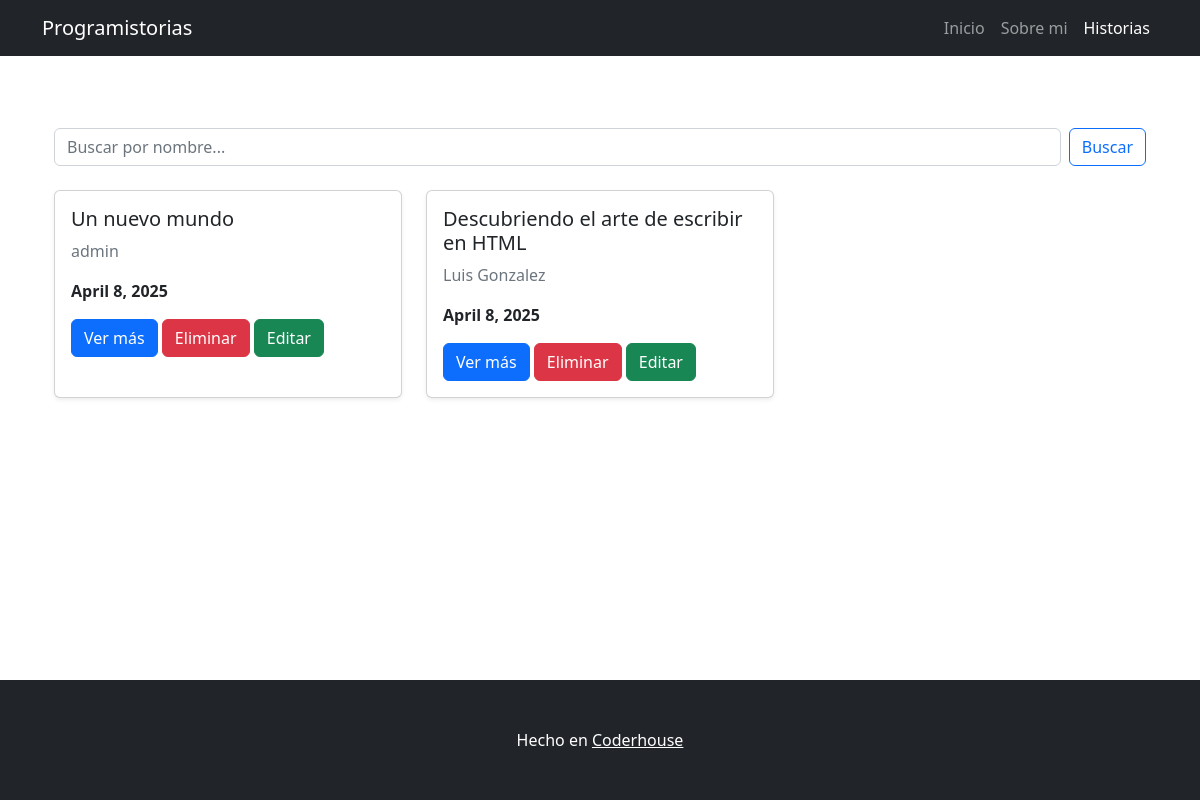
The app's page /historia/list/, older data.
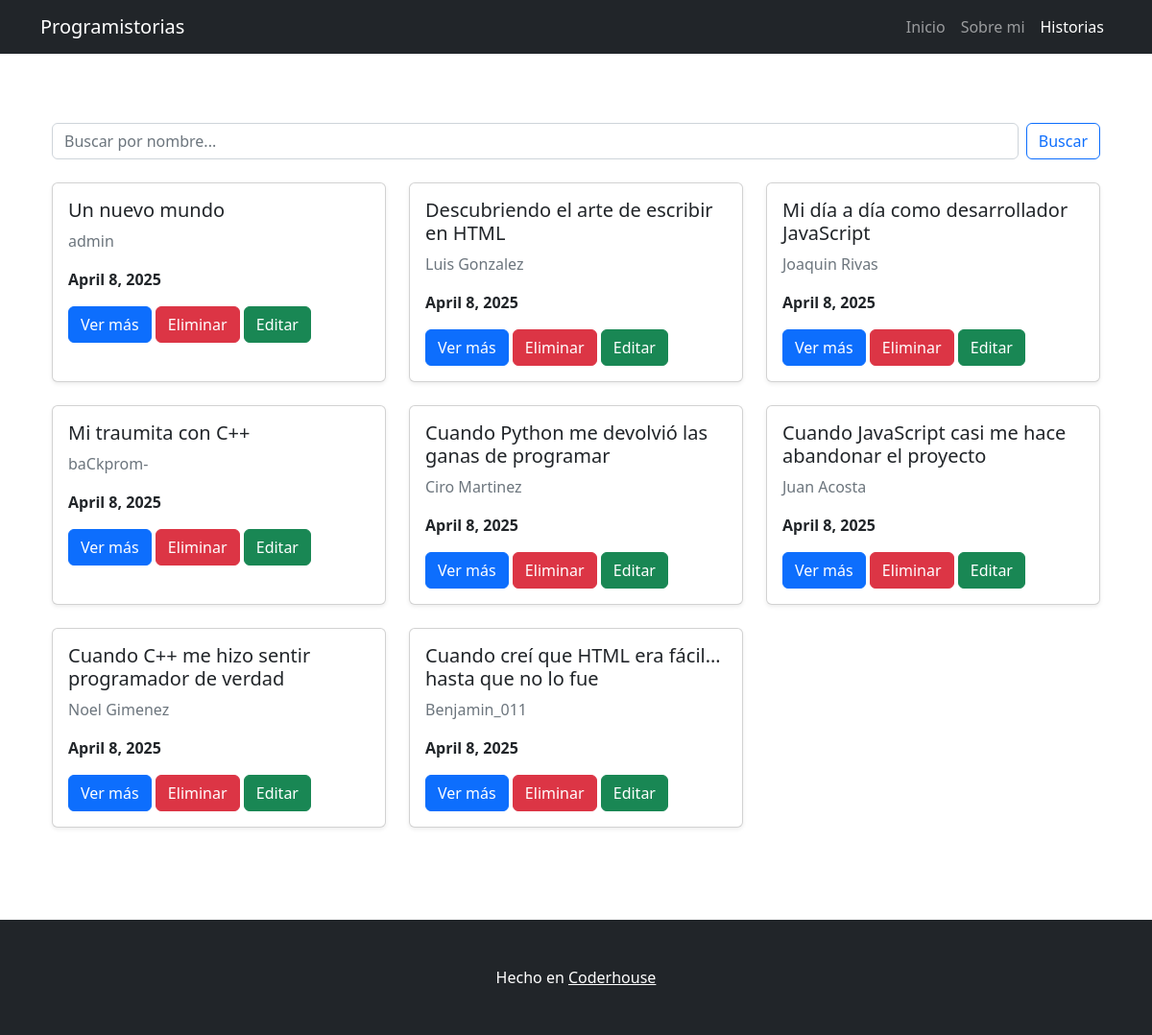
The same page, newer data.
### historia/models.py (models this page shows, shortened)
class historia(models.Model):
    categoria = models.ForeignKey(Categoria, on_delete=models.PROTECT, null=True, blank=True)
    nombre = models.CharField(max_length=100, unique=True)
    contenido = models.TextField(null=True, blank=True)
    fecha =  fecha = models.DateField(default=datetime.date.today)
    autor=models.CharField(max_length=100, null=True, blank=True)
    class Meta:
        unique_together = ("categoria", "nombre")

### historia/views.py (the view)
# urls.py: path("historia/list/", views.HistoriaListView.as_view(), name="historia_list"),
class HistoriaListView(ListView):
    model = models.historia
    template_name = "historia/historia_list.html"
    context_object_name = "object_list"
    def get_queryset(self):
        busqueda = self.request.GET.get("busqueda")
        if busqueda:
            return models.historia.objects.filter(nombre__icontains=busqueda)
        return models.historia.objects.all()

### historia/templates/historia/historia_list.html (shortened to what this page needs)
{% extends 'core/base.html' %}
{% block content %}
<div class="container my-4">
    <form method="get" class="d-flex mb-4">
        <input
            type="text"
            name="busqueda"
            class="form-control me-2"
            placeholder="Buscar por nombre..."
            value="{{ request.GET.busqueda }}">
        <button type="submit" class="btn btn-outline-primary">Buscar</button>
    </form>
    <div class="row">
        {% for historia in object_list %}
        <div class="col-md-4 mb-4">
            <div class="card h-100 shadow-sm">
                <div class="card-body">
                    <h5 class="card-title">{{ historia.nombre }}</h5>
                    <p class="card-text text-muted">{{ historia.autor|truncatechars:100 }}</p>
                    {% if historia.fecha %}
                        <p class="card-text fw-bold">{{ historia.fecha }}</p>
                    {% endif %}
                    <a href="{% url 'historia_detail' historia.id %}" class="btn btn-primary">Ver más</a>
                    <a href="{% url 'historia_confirm_delete' historia.id %}" class="btn btn-danger">Eliminar</a>
                    <a href="{% url 'historia_update' historia.id %}" class="btn btn-success">Editar</a>
                </div>
            </div>
        </div>
        {% empty %}
            <p class="text-center">No hay historias disponibles.</p>
        {% endfor %}
    </div>
</div>
{% endblock content %}

### core/templates/core/base.html (shortened to what this page needs)
{% load static %}
<!DOCTYPE html>
<html lang="es">
    <head>
        <link href=" {% static 'core/css/styles.css' %} " rel="stylesheet" />
    </head>
    <body>
        {% include 'componentes/nav.html' %}
        <main class="container my-5 content">
            {% block content %}
            {% endblock content %}
        </main>
        {% include 'componentes/footer.html' %}
    </body>
</html>

### core/templates/componentes/nav.html (shortened to what this page needs)
<nav class="navbar navbar-expand-lg navbar-dark bg-dark">
    <div class="container">
        <a class="navbar-brand" href="http://127.0.0.1:8000/">Programistorias</a>
        <div class="collapse navbar-collapse" id="navbarSupportedContent">
            <ul class="navbar-nav ms-auto mb-2 mb-lg-0">
                <li class="nav-item"><a class="nav-link" href="http://127.0.0.1:8000">Inicio</a></li>
                <li class="nav-item"><a class="nav-link" href="about/">Sobre mi</a></li>
                <li class="nav-item"><a class="nav-link active" aria-current="page" href="http://127.0.0.1:8000/historia/list/">Historias</a></li>
            </ul>
        </div>
    </div>
</nav>

### core/templates/componentes/footer.html
<footer class="py-5 bg-dark">
    <div class="container">
        <p class="m-0 text-center text-white">Hecho en <a href="https://www.coderhouse.com/ar/" class="text-white">Coderhouse</a></p>
    </div>
</footer>

### core/templates/core/base.html (style rules this page uses)
html, body { height: 100%; margin: 0; display: flex; flex-direction: column; }
.content { flex: 1; }

Row changes from the older to the newer data that the page shows:
added historia: nombre "Mi día a día como desarrollador JavaScript", autor "Joaquin Rivas", fecha "April 8, 2025"
added historia: nombre "Mi traumita con C++", autor "baCkprom-", fecha "April 8, 2025"
added historia: nombre "Cuando Python me devolvió las ganas de programar", autor "Ciro Martinez", fecha "April 8, 2025"
added historia: nombre "Cuando JavaScript casi me hace abandonar el proyecto", autor "Juan Acosta", fecha "April 8, 2025"
added historia: nombre "Cuando C++ me hizo sentir programador de verdad", autor "Noel Gimenez", fecha "April 8, 2025"
added historia: nombre "Cuando creí que HTML era fácil… hasta que no lo fue", autor "Benjamin_011", fecha "April 8, 2025"
